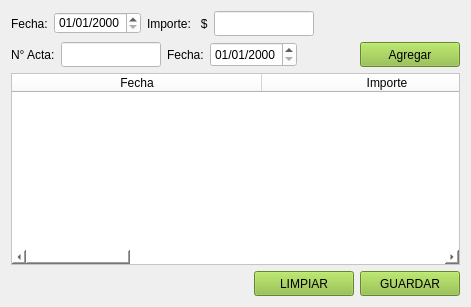
       <widget class="QWidget" name="tab_2">
        <attribute name="title">
         <string>Capitalizaciones</string>
        </attribute>
        <layout class="QGridLayout" name="gridLayout_5">
         <item row="0" column="0">
          <layout class="QHBoxLayout" name="horizontalLayout_30">
           <item>
            <widget class="QLabel" name="label_12">
             <property name="text">
              <string>Fecha:</string>
             </property>
            </widget>
           </item>
           <item>
            <widget class="QDateEdit" name="dte_fec_capitalizacion">
             <property name="styleSheet">
              <string notr="true">background-color: rgb(255, 255, 255);</string>
             </property>
             <property name="displayFormat">
              <string>dd/MM/yyyy</string>
             </property>
            </widget>
           </item>
           <item>
            <widget class="QLabel" name="label_13">
             <property name="text">
              <string>Importe:   $</string>
             </property>
            </widget>
           </item>
           <item>
            <widget class="QLineEdit" name="lne_importe_capitaliza">
             <property name="minimumSize">
              <size>
               <width>100</width>
               <height>25</height>
              </size>
             </property>
             <property name="maximumSize">
              <size>
               <width>100</width>
               <height>25</height>
              </size>
             </property>
             <property name="styleSheet">
              <string notr="true">background-color: rgb(255, 255, 255);</string>
             </property>
            </widget>
           </item>
           <item>
            <spacer name="horizontalSpacer_23">
             <property name="orientation">
              <enum>Qt::Horizontal</enum>
             </property>
             <property name="sizeHint" stdset="0">
              <size>
               <width>40</width>
               <height>20</height>
              </size>
             </property>
            </spacer>
           </item>
          </layout>
         </item>
         <item row="1" column="0">
          <layout class="QHBoxLayout" name="horizontalLayout_29">
           <item>
            <widget class="QLabel" name="label_103">
             <property name="text">
              <string>N° Acta:</string>
             </property>
            </widget>
           </item>
           <item>
            <widget class="QLineEdit" name="lne_nro_acta_capitaliza">
             <property name="minimumSize">
              <size>
               <width>100</width>
               <height>25</height>
              </size>
             </property>
             <property name="maximumSize">
              <size>
               <width>100</width>
               <height>25</height>
              </size>
             </property>
             <property name="styleSheet">
              <string notr="true">background-color: rgb(255, 255, 255);</string>
             </property>
            </widget>
           </item>
           <item>
            <widget class="QLabel" name="label_102">
             <property name="text">
              <string>Fecha:</string>
             </property>
            </widget>
           </item>
           <item>
            <widget class="QDateEdit" name="dte_fec_acta_capitaliza">
             <property name="minimumSize">
              <size>
               <width>0</width>
               <height>25</height>
              </size>
             </property>
             <property name="maximumSize">
              <size>
               <width>16777215</width>
               <height>25</height>
              </size>
             </property>
             <property name="styleSheet">
              <string notr="true">background-color: rgb(255, 255, 255);</string>
             </property>
             <property name="displayFormat">
              <string>dd/MM/yyyy</string>
             </property>
            </widget>
           </item>
           <item>
            <spacer name="horizontalSpacer_24">
             <property name="orientation">
              <enum>Qt::Horizontal</enum>
             </property>
             <property name="sizeHint" stdset="0">
              <size>
               <width>40</width>
               <height>20</height>
              </size>
             </property>
            </spacer>
           </item>
          </layout>
         </item>
         <item row="1" column="1">
          <widget class="QPushButton" name="boton_agregar_capitaliza">
           <property name="minimumSize">
            <size>
             <width>100</width>
             <height>25</height>
            </size>
           </property>
           <property name="maximumSize">
            <size>
             <width>100</width>
             <height>25</height>
            </size>
           </property>
           <property name="styleSheet">
            <string notr="true">background-color: rgb(140, 189, 58);</string>
           </property>
           <property name="text">
            <string>Agregar</string>
           </property>
          </widget>
         </item>
         <item row="2" column="0" colspan="2">
          <widget class="QTableWidget" name="tw_historia_capitaliza">
           <property name="styleSheet">
            <string notr="true">background-color: rgb(255, 255, 255);</string>
           </property>
           <attribute name="horizontalHeaderDefaultSectionSize">
            <number>250</number>
           </attribute>
           <attribute name="horizontalHeaderMinimumSectionSize">
            <number>250</number>
           </attribute>
           <column>
            <property name="text">
             <string>Fecha</string>
            </property>
            <property name="background">
             <color>
              <red>191</red>
              <green>220</green>
              <blue>173</blue>
             </color>
            </property>
           </column>
           <column>
            <property name="text">
             <string>Importe</string>
            </property>
            <property name="background">
             <color>
              <red>191</red>
              <green>220</green>
              <blue>173</blue>
             </color>
            </property>
           </column>
           <column>
            <property name="text">
             <string>N° Acta</string>
            </property>
            <property name="background">
             <color>
              <red>191</red>
              <green>220</green>
              <blue>173</blue>
             </color>
            </property>
           </column>
           <column>
            <property name="text">
             <string>Fecha acta</string>
            </property>
            <property name="background">
             <color>
              <red>191</red>
              <green>220</green>
              <blue>173</blue>
             </color>
            </property>
           </column>
          </widget>
         </item>
         <item row="3" column="0" colspan="2">
          <layout class="QHBoxLayout" name="horizontalLayout_33">
           <item>
            <spacer name="horizontalSpacer_22">
             <property name="orientation">
              <enum>Qt::Horizontal</enum>
             </property>
             <property name="sizeHint" stdset="0">
              <size>
               <width>40</width>
               <height>20</height>
              </size>
             </property>
            </spacer>
           </item>
           <item>
            <widget class="QPushButton" name="boton_limpiar_3">
             <property name="minimumSize">
              <size>
               <width>100</width>
               <height>25</height>
              </size>
             </property>
             <property name="maximumSize">
              <size>
               <width>100</width>
               <height>25</height>
              </size>
             </property>
             <property name="styleSheet">
              <string notr="true">color: rgb(0, 0, 0);
background-color: rgb(140, 189, 58);</string>
             </property>
             <property name="text">
              <string>LIMPIAR</string>
             </property>
            </widget>
           </item>
           <item>
            <widget class="QPushButton" name="boton_guardar_capitalizacion">
             <property name="minimumSize">
              <size>
               <width>100</width>
               <height>25</height>
              </size>
             </property>
             <property name="maximumSize">
              <size>
               <width>100</width>
               <height>25</height>
              </size>
             </property>
             <property name="styleSheet">
              <string notr="true">background-color: rgb(140, 189, 58);
color: rgb(0, 0, 0);</string>
             </property>
             <property name="text">
              <string>GUARDAR</string>
             </property>
            </widget>
           </item>
          </layout>
         </item>
        </layout>
       </widget>
